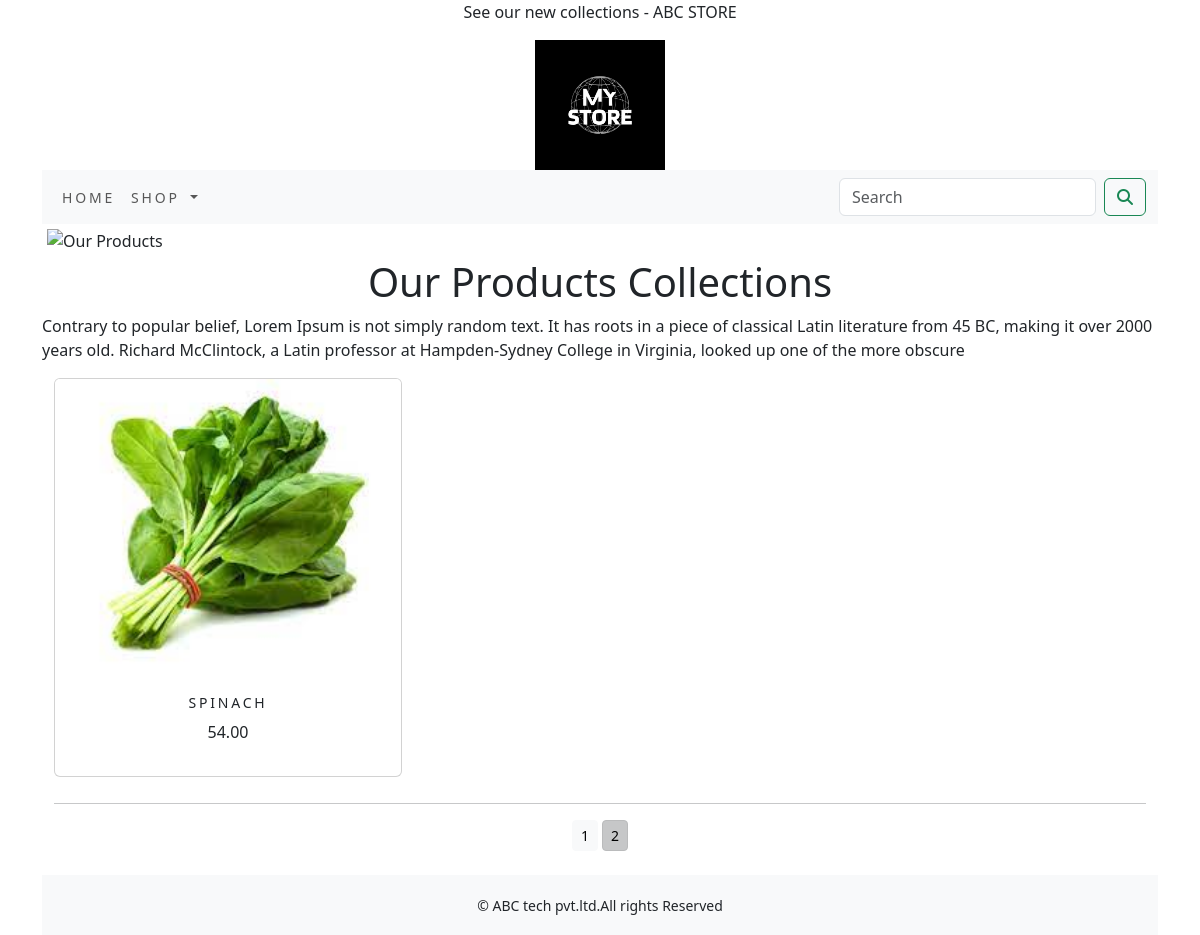
Screenshot of /shop/?page=2 with the database file from the repository.
### shop/models.py (models this page shows, shortened)
class Product(models.Model):
    name=models.CharField(max_length=250, unique=True)
    slug=models.SlugField(max_length=250, unique=True)
    desc=models.TextField(blank=True)
    price=models.DecimalField(max_digits=10, decimal_places=2)
    category=models.ForeignKey(Category, on_delete=models.CASCADE)
    stock=models.IntegerField()
    img = models.ImageField(upload_to='category', blank=True)
    available=models.BooleanField(default=True)
    created=models.DateField(auto_now_add=True)
    updated=models.DateField(auto_now=True)
    def get_url(self):
        return reverse('shop:prodCatdetail', args=[self.category.slug,self.slug])
    class Meta:
        ordering = ('name',)
        verbose_name = 'product'
        verbose_name_plural = 'products'

### shop/views.py (the view)
# urls.py: path('',views.allProdCat, name='allProdCat'),
def allProdCat(request,c_slug=None):
    c_page=None
    products_list=None
    if c_slug!=None:
        c_page=get_object_or_404(Category,slug=c_slug)
        products_list=Product.objects.all().filter(category=c_page,available=True)
    else:
        products_list=Product.objects.all().filter(available=True)
    paginator=Paginator(products_list,6)
    try:
        page=int(request.GET.get('page','1'))
    except:
        page=1
    try:
        products=paginator.page(page)
    except (EmptyPage,InvalidPage):
        products=paginator.oage(paginator.num_pages)
    return render(request,"category.html",{'category':c_page,'products':products})

### cart/context_processors.py (called while the page is built)
def counter(request):
    item_count=0
    if 'admin' in request.path:
        return{}
    else:
        try:
            cart=Cart.objects.filter(cart_id=_cart_id(request))
            car_items=CartItem.objects.all().filter(cart=cart[:1])
            for cart_item in car_items:
                item_count += cart_item.quantity
        except Cart.DoesnotExist:
            item_count=0
    return dict(item_count=item_count)

### cart/views.py (called while the page is built)
def _cart_id(request):
    cart=request.session.session_key
    if not cart:
        cart=request.session.create()
    return cart

### shop/context processors.py (called while the page is built)
def menu_links(request):
    links=Category.objects.all()
    return dict(links=links)

### shop/models.py (called while the page is built)
    def get_url(self):
        return reverse('shop:products_by_category',args=[self.slug])

### templates/category.html (shortened to what this page needs)
{% extends 'base.html' %}
{% load static %}
{% block title %}
  {% if category %}
      {{category.name}}- ABC store
  {% else %}
      <p align =center >See our new collections - ABC STORE</p>
  {% endif %}
{% endblock %}
{% block content %}
<div class="mx-auto">
    {% if category %}
    <img class="my_image" src="{{category.image.url}}" alt="{{category.name}}">
</div>
<br>
<div>
        <h1 class="text-center my_title">{{category.name}}</h1>
         <p class="text-justify">{{category.description}}</pclass>
</div>
        {% else %}
<div>
            <img class="my_image my_image_padding" src="{% static 'img/Sale.png' %}" alt="Our Products" width="1700px" height="300px" >
        </div>
<div>
    <h1 class="text-center my _title"> Our Products Collections</h1>
    <p class="text-justify">Contrary to popular belief, Lorem Ipsum is not simply random text. It has roots in a piece of classical Latin literature from 45 BC, making it over 2000 years old. Richard McClintock, a Latin professor at Hampden-Sydney College in Virginia, looked up one of the more obscure</p>
</div>
    {% endif %}
<div class="container">
    <div class="row mx_auto">
        {% for product in products.object_list %}
        <div class="my_bottom_margin col-9 col-sm-12 col-md-4 col-lg-4">
            <div class="card text-center" style="min-width:18em;">
                <a href="{{product.get_url}}"><img class="card-img-top my_image" src="{{product.img.url}}" alt="{{product.name}}" ></a>
                <div class="card-body" align="center">
                <h4>{{product.name}}</h4>
                <p>{{product.price}}</p>
            </div>
        </div>
        </div>
   {% endfor %}
</div>
    <div class="mx-auto">
        {% if products.paginator.num_pages > 1 %}
        <hr>
        <div class="text-center">
            {% for pg in products.paginator.page_range %}
                <a href="?page={{pg}}" class="btn btn-light btn-sm {% if products.number == pg %} active {% endif %}">{{pg}}</a>
            {% endfor %}
        </div>
        {% endif %}
    </div>
    <br>
</div>
{% endblock %}

### static/css/custom.css (style rules this page uses)
body { font-family: 'Roboto', sans-serif; }
.my_image { width:100%; height:300px; }
.my_image_padding { padding:5px; }
.my_bottom_margin { margin-bottom:10px; }
.card-body h4 { font-size:14px; text-transform:uppercase; letter-spacing:.2em; }

### rows the page displays
Product: img (picture), name "SPINACH", price "54.00"

### other values shown
{{ pg }} "1" "2"
